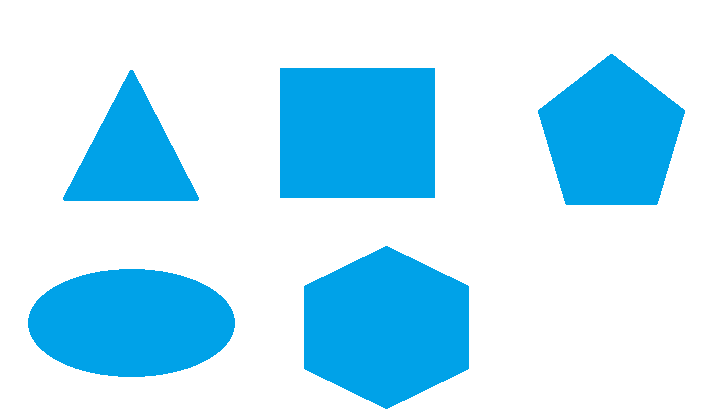
#> input picture ShapeDetection/polygons.png, 720 x 417 px, given in place of the camera
$ python ShapeDetWebcam.py
#> lines starting #> are read from the running program, lines starting #| are printed output that depends on the picture; after the words box and inside, x2 and y2 are one past the last pixel; in counts of white or black regions, pixels touching at a corner belong together
import cv2
import numpy as np

def nothing():
    pass

font = cv2.FONT_HERSHEY_SIMPLEX

cap = cv2.VideoCapture(0)
cv2.namedWindow('Settings')

cv2.createTrackbar('Lower-Hue', 'Settings', 0, 180, nothing)
#> slider 'Lower-Hue' is set to 36
cv2.createTrackbar('Lower-Saturation', 'Settings', 0, 255, nothing)
#> slider 'Lower-Saturation' is set to 51
cv2.createTrackbar('Lower-Value', 'Settings', 0, 255, nothing)
#> slider 'Lower-Value' is set to 51
cv2.createTrackbar('Upper-Hue', 'Settings', 0, 180, nothing)
#> slider 'Upper-Hue' is set to 180
cv2.createTrackbar('Upper-Saturation', 'Settings', 0, 255, nothing)
#> slider 'Upper-Saturation' is set to 255
cv2.createTrackbar('Upper-Value', 'Settings', 0, 255, nothing)
#> slider 'Upper-Value' is set to 255

while(True):
    ret, frame = cap.read()
#> frame is the input picture: shape (417, 720, 3); mean B, G, R 248.6, 229.3, 184.6
    hsv = cv2.cvtColor(frame, cv2.COLOR_BGR2HSV)
#> hsv: shape (417, 720, 3); mean H, S, V 27.3, 70.4, 248.6

    lh = cv2.getTrackbarPos('Lower-Hue', 'Settings')
    ls = cv2.getTrackbarPos('Lower-Saturation', 'Settings')
    lv = cv2.getTrackbarPos('Lower-Value', 'Settings')
    uh = cv2.getTrackbarPos('Upper-Hue', 'Settings')
    us = cv2.getTrackbarPos('Upper-Saturation', 'Settings')
    uv = cv2.getTrackbarPos('Upper-Value', 'Settings')

    lower_color = np.array([lh, ls, lv])
    upper_color = np.array([uh, us, uv])

    mask = cv2.inRange(hsv, lower_color, upper_color)
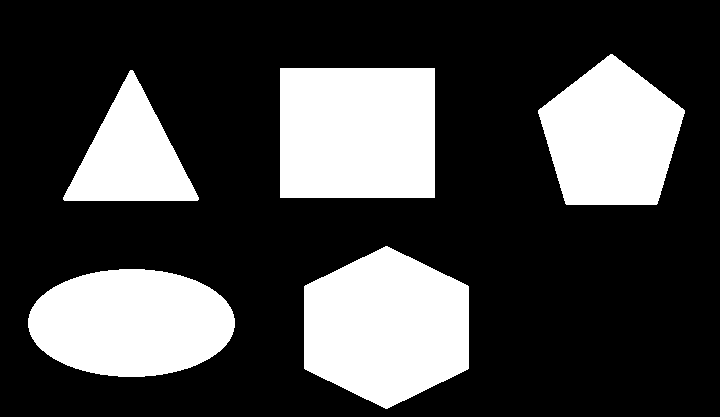
#> mask: shape (417, 720); 27.6% white; 5 white regions, box (x1, y1, x2, y2) and area: (304, 246, 469, 409) 20341, (280, 68, 435, 198) 20150, (28, 269, 235, 377) 17580, (538, 54, 685, 205) 15534, (63, 70, 199, 201) 9309
    kernel = np.ones((5,5), np.uint8)
    mask = cv2.erode(mask, kernel)
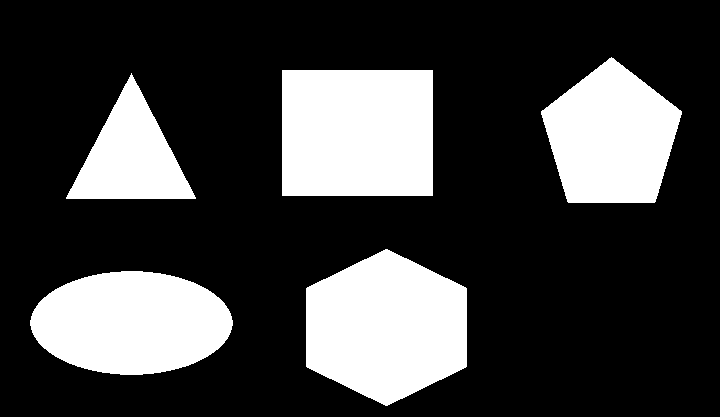
#> mask: shape (417, 720); 25.7% white; 5 white regions

    contours, _ = cv2.findContours(mask, cv2.RETR_TREE, cv2.CHAIN_APPROX_SIMPLE)
#> contours = 5 contours; box (x1, y1, x2, y2) and area: (306, 249, 467, 406) 18808, (282, 70, 433, 196) 18750, (30, 271, 233, 375) 16110, (541, 57, 682, 203) 14154, (66, 73, 196, 199) 8070

    for contour in contours:
        area = cv2.contourArea(contour)
        epsilon = 0.02 * cv2.arcLength(contour, True)
        approx = cv2.approxPolyDP(contour, epsilon, True)
        x = approx.ravel()[0]
        y = approx.ravel()[1]

        if area > 400:
            cv2.drawContours(frame, [approx], 0, (0, 0, 0), 5)
            if len(approx) == 3:
                cv2.putText(frame, 'Triange', (x, y), font, 1, (255, 0, 0))
            elif len(approx) == 4:
                cv2.putText(frame, 'Rectangle', (x, y), font, 1, (255, 0, 0))
            elif len(approx) >= 8:
                cv2.putText(frame, 'Circle', (x, y), font, 1, (255, 0, 0))
#> this loop made 5 passes
#> (area, epsilon, x, y) on passes 1, 2, 5: (16110, 10.33, 30, 320), (18808, 10.81, 385, 249), (14154, 9.5, 611, 57)
#> (area, epsilon, approx, x, y) on passes 3 to 4: (8069.5, 8.65, [[131, 73], [66, 198], [195, 198]], 131, 73), (18750, 11, [[282, 70], [282, 195], [432, 195], [432, 70]], 282, 70)
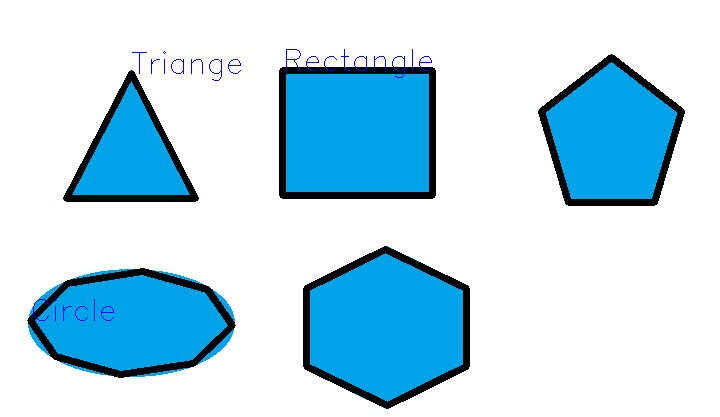
#> frame: shape (417, 720, 3); 5.76% of pixels changed, all inside (x1, y1, x2, y2) = (27, 49, 685, 409)

    cv2.imshow('frame', frame)
    cv2.imshow('mask', mask)

    if cv2.waitKey(3) & 0xFF == ord('q'):
#> (key q is pressed here)
        break

cap.release()
